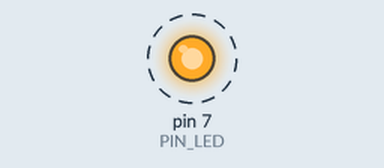
Recording of a sketch running on a simulated Arduino Uno, built with avr-gcc and run on an emulated ATmega328P. Parts: output pins drawn as LEDs (lit = HIGH). Dashed ring = blinking.

Above: at 1.05 s.
Timing chart, 0 to 4.0 s (numbered marks = the images above):
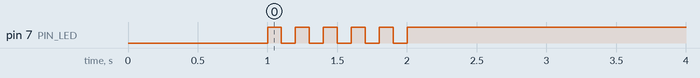

Measured:
- by itself, pin 7 (PIN_LED): alternates HIGH for 0.10 s and LOW for 0.10 s, 11 changes in all, then stays HIGH

The sketch:

05_practice_2.ino.ino
```cpp
#define PIN_LED 7
unsigned int count, toggle;

void setup() {
  pinMode(PIN_LED, OUTPUT);
  count = toggle = 0;
  digitalWrite(PIN_LED, toggle);
  delay(1000);
}

void loop() {
  while(count<=10)
  {
    toggle = toggle_state(toggle);
    digitalWrite(PIN_LED, toggle);
    delay(100);
    count=count+1;
  }
}

int toggle_state(int toggle) {
  return !toggle;
}
```
